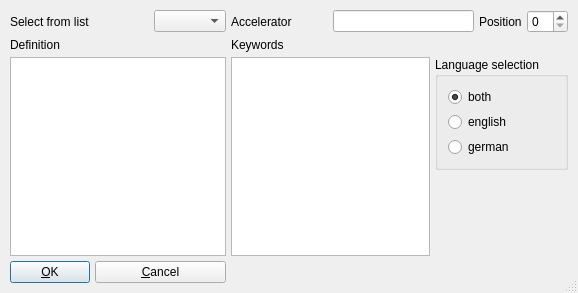
<?xml version="1.0" encoding="UTF-8"?>
<ui version="4.0">
 <class>EditMacro</class>
 <widget class="QDialog" name="EditMacro">
  <property name="geometry">
   <rect>
    <x>0</x>
    <y>0</y>
    <width>578</width>
    <height>293</height>
   </rect>
  </property>
  <property name="maximumSize">
   <size>
    <width>600</width>
    <height>320</height>
   </size>
  </property>
  <property name="windowTitle">
   <string>EditMacro</string>
  </property>
  <property name="sizeGripEnabled">
   <bool>true</bool>
  </property>
  <layout class="QGridLayout" name="gridLayout">
   <item row="0" column="0" colspan="2">
    <widget class="QLabel" name="label">
     <property name="text">
      <string>Select from list</string>
     </property>
    </widget>
   </item>
   <item row="0" column="2">
    <widget class="QComboBox" name="SelectMacro">
     <property name="currentIndex">
      <number>-1</number>
     </property>
    </widget>
   </item>
   <item row="0" column="3">
    <widget class="QLabel" name="textLabel1_3">
     <property name="text">
      <string>Accelerator</string>
     </property>
     <property name="wordWrap">
      <bool>false</bool>
     </property>
    </widget>
   </item>
   <item row="0" column="4" colspan="2">
    <widget class="QLineEdit" name="Accelerator"/>
   </item>
   <item row="0" column="6">
    <widget class="QLabel" name="textLabel1">
     <property name="text">
      <string>Position</string>
     </property>
     <property name="wordWrap">
      <bool>false</bool>
     </property>
    </widget>
   </item>
   <item row="0" column="7">
    <widget class="QSpinBox" name="Position"/>
   </item>
   <item row="1" column="0">
    <widget class="QLabel" name="textLabel2">
     <property name="text">
      <string>Definition</string>
     </property>
     <property name="wordWrap">
      <bool>false</bool>
     </property>
    </widget>
   </item>
   <item row="1" column="3">
    <widget class="QLabel" name="textLabel1_2">
     <property name="text">
      <string>Keywords</string>
     </property>
     <property name="wordWrap">
      <bool>false</bool>
     </property>
    </widget>
   </item>
   <item row="2" column="0" rowspan="2" colspan="3">
    <widget class="QTextEdit" name="Definition"/>
   </item>
   <item row="2" column="3" rowspan="2" colspan="2">
    <widget class="QListView" name="Keywords"/>
   </item>
   <item row="2" column="5" colspan="3">
    <widget class="QGroupBox" name="languageSelection">
     <property name="title">
      <string>Language selection</string>
     </property>
     <layout class="QVBoxLayout" name="verticalLayout">
      <item>
       <widget class="QRadioButton" name="lang0">
        <property name="text">
         <string>both</string>
        </property>
        <property name="checked">
         <bool>true</bool>
        </property>
        <attribute name="buttonGroup">
         <string notr="true">bG</string>
        </attribute>
       </widget>
      </item>
      <item>
       <widget class="QRadioButton" name="lang1">
        <property name="text">
         <string>english</string>
        </property>
        <attribute name="buttonGroup">
         <string notr="true">bG</string>
        </attribute>
       </widget>
      </item>
      <item>
       <widget class="QRadioButton" name="lang2">
        <property name="text">
         <string>german</string>
        </property>
        <attribute name="buttonGroup">
         <string notr="true">bG</string>
        </attribute>
       </widget>
      </item>
     </layout>
    </widget>
   </item>
   <item row="3" column="6">
    <spacer name="verticalSpacer">
     <property name="orientation">
      <enum>Qt::Vertical</enum>
     </property>
     <property name="sizeHint" stdset="0">
      <size>
       <width>20</width>
       <height>77</height>
      </size>
     </property>
    </spacer>
   </item>
   <item row="4" column="0">
    <widget class="QPushButton" name="buttonOk">
     <property name="text">
      <string>&amp;OK</string>
     </property>
     <property name="shortcut">
      <string/>
     </property>
     <property name="autoDefault">
      <bool>true</bool>
     </property>
     <property name="default">
      <bool>true</bool>
     </property>
    </widget>
   </item>
   <item row="4" column="1" colspan="2">
    <widget class="QPushButton" name="buttonCancel">
     <property name="text">
      <string>&amp;Cancel</string>
     </property>
     <property name="shortcut">
      <string/>
     </property>
     <property name="autoDefault">
      <bool>true</bool>
     </property>
    </widget>
   </item>
  </layout>
 </widget>
 <layoutdefault spacing="5" margin="10"/>
 <pixmapfunction>qPixmapFromMimeSource</pixmapfunction>
 <resources/>
 <connections>
  <connection>
   <sender>buttonOk</sender>
   <signal>clicked()</signal>
   <receiver>EditMacro</receiver>
   <slot>accept()</slot>
   <hints>
    <hint type="sourcelabel">
     <x>20</x>
     <y>20</y>
    </hint>
    <hint type="destinationlabel">
     <x>20</x>
     <y>20</y>
    </hint>
   </hints>
  </connection>
  <connection>
   <sender>buttonCancel</sender>
   <signal>clicked()</signal>
   <receiver>EditMacro</receiver>
   <slot>reject()</slot>
   <hints>
    <hint type="sourcelabel">
     <x>20</x>
     <y>20</y>
    </hint>
    <hint type="destinationlabel">
     <x>20</x>
     <y>20</y>
    </hint>
   </hints>
  </connection>
  <connection>
   <sender>SelectMacro</sender>
   <signal>activated(int)</signal>
   <receiver>EditMacro</receiver>
   <slot>setText(int)</slot>
   <hints>
    <hint type="sourcelabel">
     <x>20</x>
     <y>20</y>
    </hint>
    <hint type="destinationlabel">
     <x>20</x>
     <y>20</y>
    </hint>
   </hints>
  </connection>
  <connection>
   <sender>Keywords</sender>
   <signal>clicked(QModelIndex)</signal>
   <receiver>EditMacro</receiver>
   <slot>insertKeyword(QModelIndex)</slot>
   <hints>
    <hint type="sourcelabel">
     <x>329</x>
     <y>155</y>
    </hint>
    <hint type="destinationlabel">
     <x>288</x>
     <y>146</y>
    </hint>
   </hints>
  </connection>
 </connections>
 <slots>
  <slot>insertKeyword(QModelIndex)</slot>
 </slots>
 <buttongroups>
  <buttongroup name="bG"/>
 </buttongroups>
</ui>
